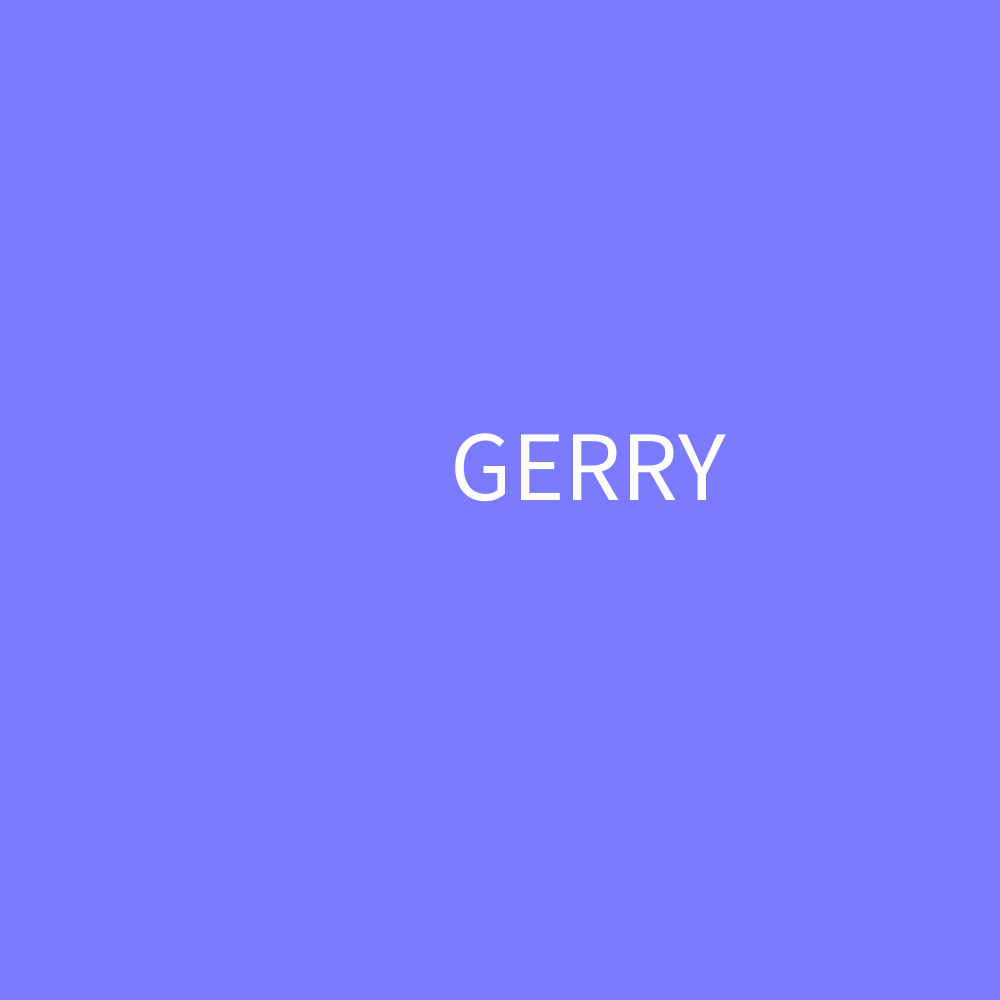
Frame 1 (no input)
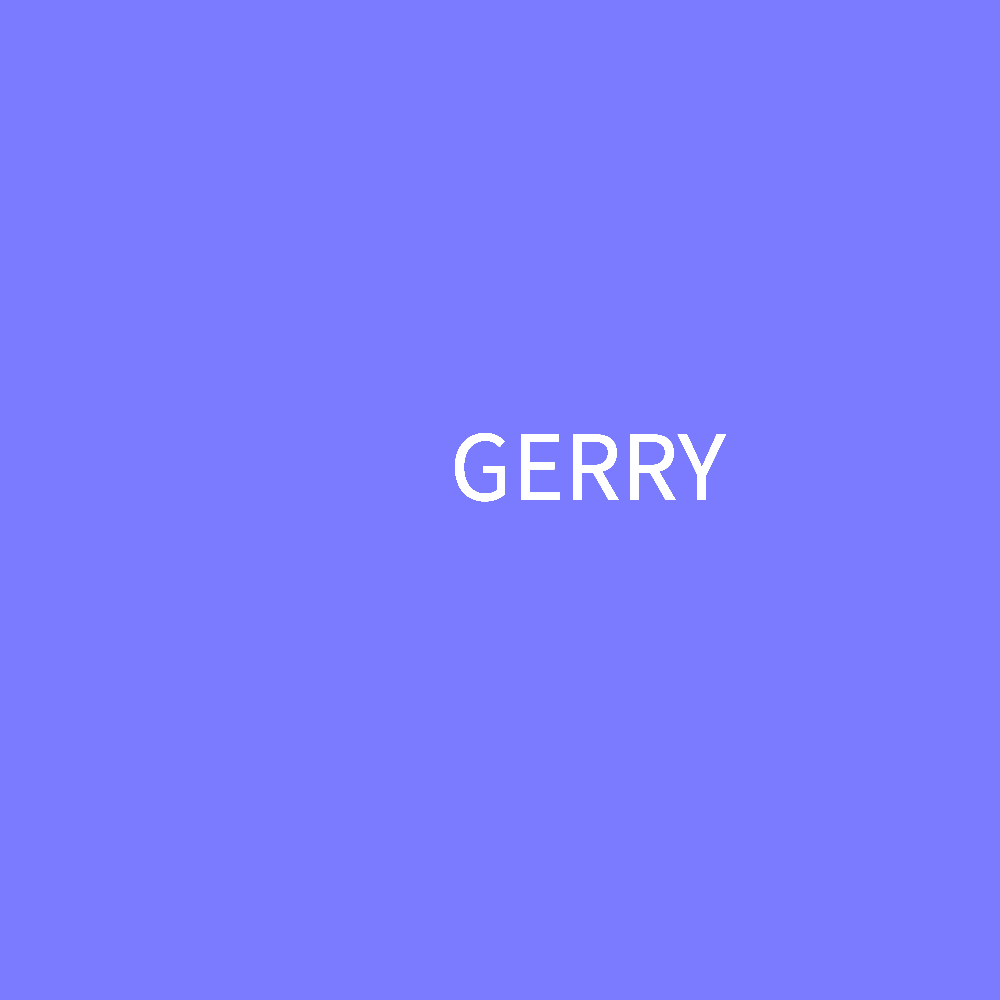
Frame 60 (the mouse pressed at the canvas centre just before this capture)
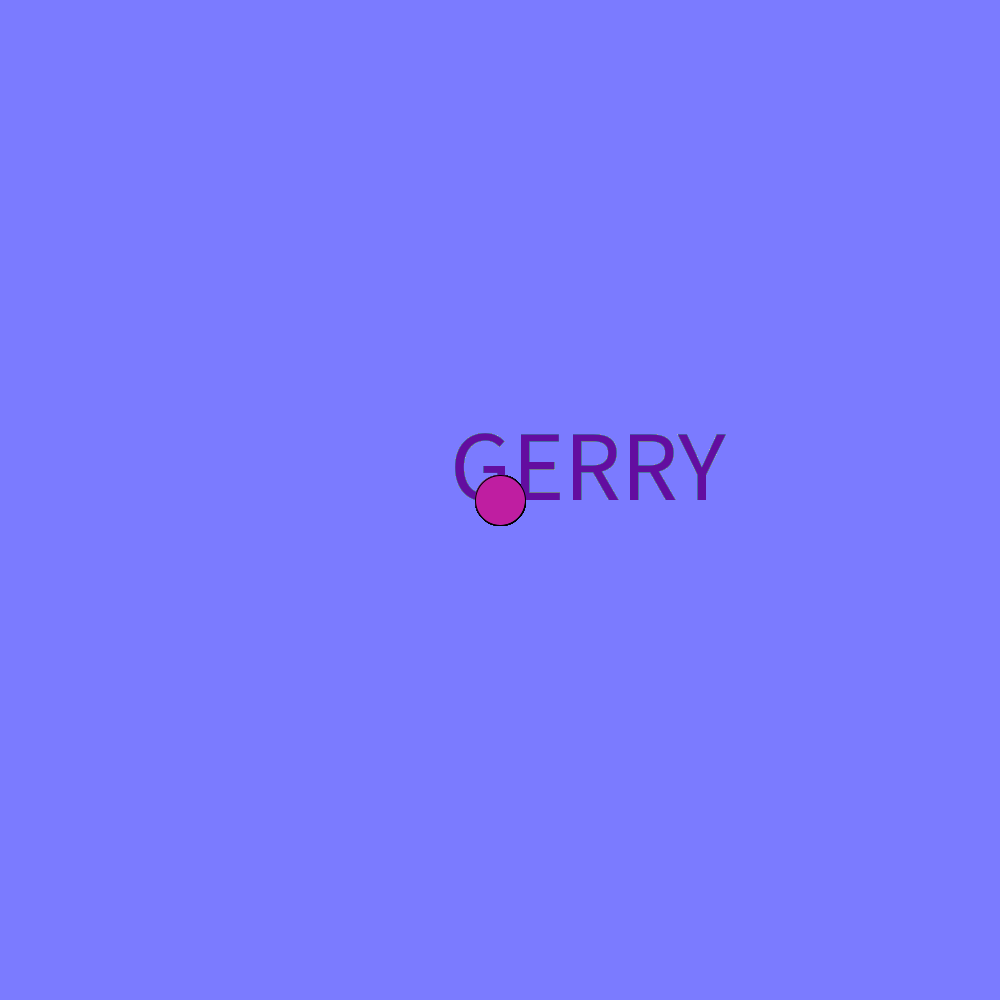
Frame 120 (the mouse held since frame 60 and released just before this capture)

The Processing sketch that drew these frames (run headless with seeded random() and noise(); from frame 60 on, the mouse is pressed at the canvas centre):

// Processing sketch: random
// ── random.pde
void setup()
{
 size(1000,1000) ;
 background(123,123,255);
 
}

void draw()
{
 textSize(100);
 text("GERRY",450,500);
 
 if(mousePressed)
 {
    fill(random(255),random(255),random(255));
    ellipse(mouseX,mouseY,50,50);
 }
  
}
